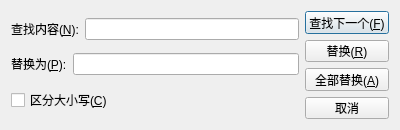
<?xml version="1.0" encoding="UTF-8"?>
<ui version="4.0">
 <class>replaceDialog</class>
 <widget class="QDialog" name="replaceDialog">
  <property name="geometry">
   <rect>
    <x>0</x>
    <y>0</y>
    <width>400</width>
    <height>130</height>
   </rect>
  </property>
  <property name="minimumSize">
   <size>
    <width>400</width>
    <height>130</height>
   </size>
  </property>
  <property name="maximumSize">
   <size>
    <width>400</width>
    <height>130</height>
   </size>
  </property>
  <property name="windowTitle">
   <string>替换</string>
  </property>
  <layout class="QHBoxLayout" name="horizontalLayout_3">
   <item>
    <layout class="QVBoxLayout" name="verticalLayout_2">
     <item>
      <layout class="QHBoxLayout" name="horizontalLayout">
       <item>
        <widget class="QLabel" name="label">
         <property name="text">
          <string>查找内容(&amp;N):</string>
         </property>
         <property name="buddy">
          <cstring>lineEdit_Find</cstring>
         </property>
        </widget>
       </item>
       <item>
        <widget class="QLineEdit" name="lineEdit_Find"/>
       </item>
      </layout>
     </item>
     <item>
      <layout class="QHBoxLayout" name="horizontalLayout_2">
       <item>
        <widget class="QLabel" name="label_2">
         <property name="text">
          <string>替换为(&amp;P):</string>
         </property>
         <property name="buddy">
          <cstring>lineEdit_Replace</cstring>
         </property>
        </widget>
       </item>
       <item>
        <widget class="QLineEdit" name="lineEdit_Replace"/>
       </item>
      </layout>
     </item>
     <item>
      <widget class="QCheckBox" name="checkBox_case_sensitive">
       <property name="text">
        <string>区分大小写(&amp;C)</string>
       </property>
      </widget>
     </item>
    </layout>
   </item>
   <item>
    <layout class="QVBoxLayout" name="verticalLayout">
     <item>
      <widget class="QPushButton" name="pushButton_FindNext">
       <property name="text">
        <string>查找下一个(&amp;F)</string>
       </property>
      </widget>
     </item>
     <item>
      <widget class="QPushButton" name="pushButton_Replace">
       <property name="text">
        <string>替换(&amp;R)</string>
       </property>
      </widget>
     </item>
     <item>
      <widget class="QPushButton" name="pushButton_ReplaceAll">
       <property name="text">
        <string>全部替换(&amp;A)</string>
       </property>
      </widget>
     </item>
     <item>
      <widget class="QPushButton" name="pushButton_Cancel">
       <property name="text">
        <string>取消</string>
       </property>
      </widget>
     </item>
    </layout>
   </item>
  </layout>
 </widget>
 <resources/>
 <connections>
  <connection>
   <sender>pushButton_Cancel</sender>
   <signal>clicked()</signal>
   <receiver>replaceDialog</receiver>
   <slot>reject()</slot>
   <hints>
    <hint type="sourcelabel">
     <x>325</x>
     <y>169</y>
    </hint>
    <hint type="destinationlabel">
     <x>305</x>
     <y>245</y>
    </hint>
   </hints>
  </connection>
 </connections>
</ui>
